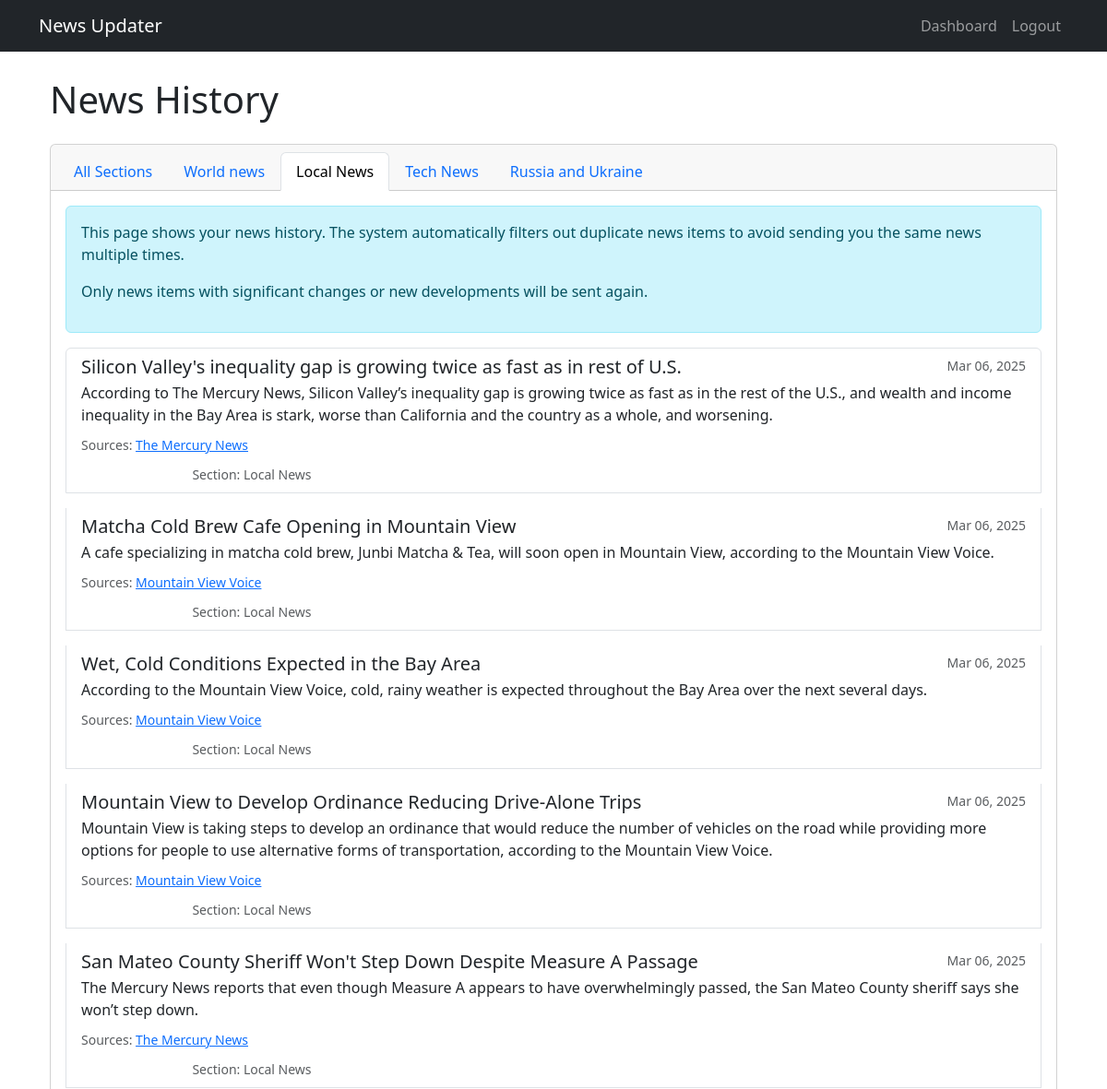
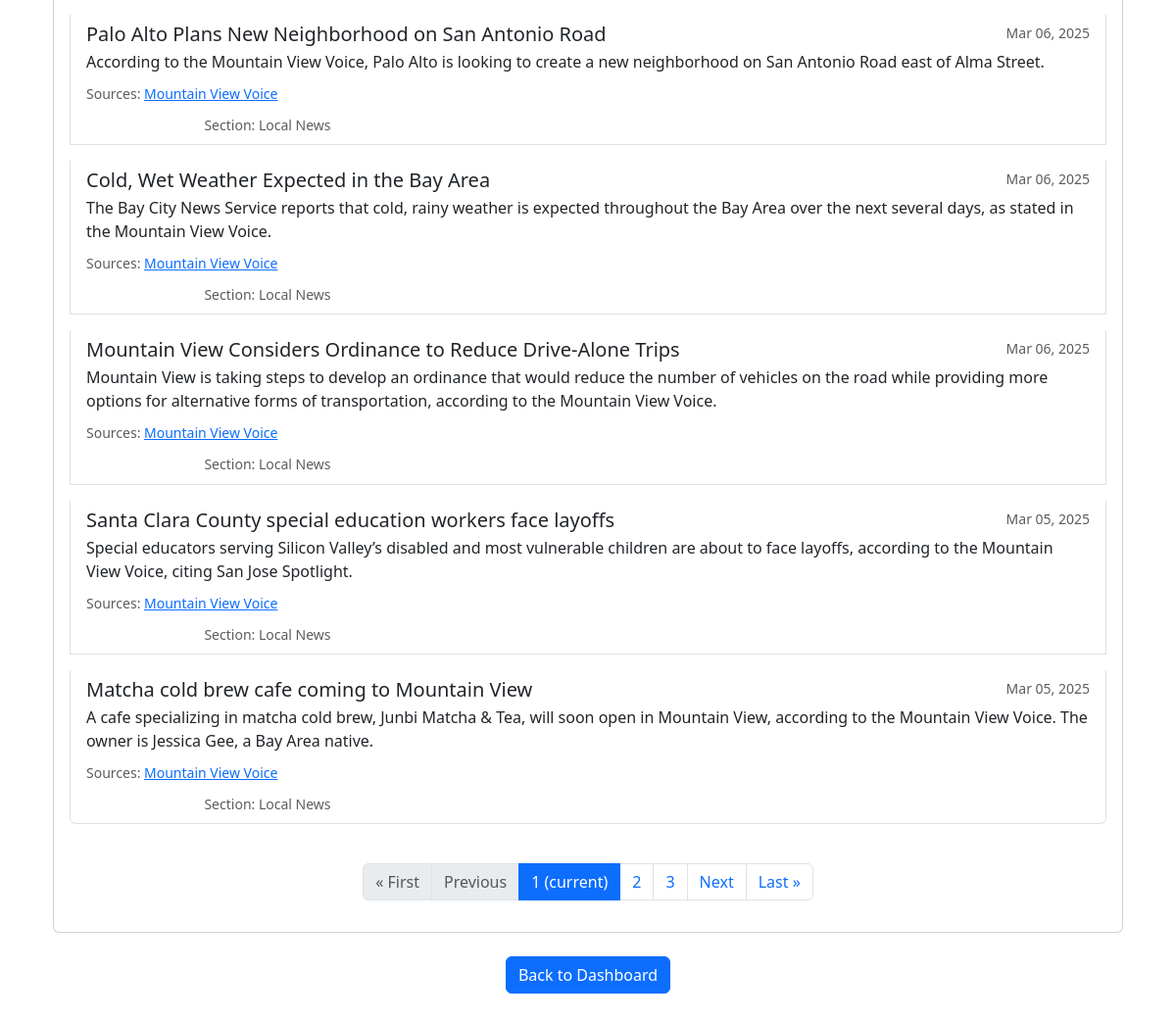
Page /news-history/2/ (signed in) on the committed database (2 pictures, top to bottom).
### news_app/models.py (models this page shows, shortened)
class NewsSection(models.Model):
    user_profile = models.ForeignKey(UserProfile, on_delete=models.CASCADE, related_name='news_sections')
    name = models.CharField(max_length=100)
    sources = models.TextField(help_text="Enter URLs separated by commas, newlines, or spaces")
    prompt = models.TextField(help_text="Instructions for prioritizing and summarizing news")
    created_at = models.DateTimeField(auto_now_add=True)

class NewsItem(models.Model):
    user_profile = models.ForeignKey(UserProfile, on_delete=models.CASCADE, related_name='news_items')
    news_section = models.ForeignKey(NewsSection, on_delete=models.CASCADE, related_name='news_items')
    headline = models.CharField(max_length=255)
    details = models.TextField()
    sources = models.TextField()  # Stored as JSON
    confidence = models.CharField(max_length=10, default='medium')
    created_at = models.DateTimeField(auto_now_add=True)

### news_app/views.py (the view)
# urls.py: path('news-history/', views.news_history, name='news_history'),
@login_required
def news_history(request, section_id=None):
    user_profile = request.user.profile
    if not user_profile.email_verified:
        messages.warning(request, 'Please verify your email first.')
        return redirect('verify_email')
    news_sections = NewsSection.objects.filter(user_profile=user_profile)
    if not news_sections.exists():
        messages.warning(request, 'Please add at least one news section first.')
        return redirect('dashboard')
    if section_id:
        section = get_object_or_404(NewsSection, id=section_id, user_profile=user_profile)
        news_items = NewsItem.objects.filter(user_profile=user_profile, news_section=section)
        current_section = section
    else:
        news_items = NewsItem.objects.filter(user_profile=user_profile)
        current_section = None
    news_items = news_items.order_by('-created_at')
    paginator = Paginator(news_items, 10)  # Show 10 items per page
    page_number = request.GET.get('page')
    page_obj = paginator.get_page(page_number)
    for item in page_obj:
        try:
            item.sources_list = json.loads(item.sources)
        except:
            item.sources_list = []
    return render(request, 'news_app/news_history.html', {
        'page_obj': page_obj,
        'news_sections': news_sections,
        'current_section': current_section,
    })

### templates/news_app/news_history.html (shortened to what this page needs)
{% extends 'base.html' %}
{% block content %}
<div class="container mt-4">
    <h1 class="mb-4">News History</h1>
    <div class="row mb-4">
        <div class="col-md-12">
            <div class="card">
                <div class="card-header">
                    <ul class="nav nav-tabs card-header-tabs">
                        <li class="nav-item">
                            <a class="nav-link {% if not current_section %}active{% endif %}" href="{% url 'news_history' %}">All Sections</a>
                        </li>
                        {% for section in news_sections %}
                        <li class="nav-item">
                            <a class="nav-link {% if current_section.id == section.id %}active{% endif %}" href="{% url 'news_history_section' section.id %}">{{ section.name }}</a>
                        </li>
                        {% endfor %}
                    </ul>
                </div>
                <div class="card-body">
                    {% if page_obj %}
                        <div class="alert alert-info">
                            <p>This page shows your news history. The system automatically filters out duplicate news items to avoid sending you the same news multiple times.</p>
                            <p>Only news items with significant changes or new developments will be sent again.</p>
                        </div>
                        <div class="list-group">
                            {% for item in page_obj %}
                                <div class="list-group-item mb-3">
                                    <div class="d-flex w-100 justify-content-between">
                                        <h5 class="mb-1">{{ item.headline }}</h5>
                                        <small class="text-muted">{{ item.created_at|date:"M d, Y" }}</small>
                                    </div>
                                    <p class="mb-1">{{ item.details }}</p>
                                    {% if item.sources_list %}
                                        <div class="mt-2">
                                            <small class="text-muted">Sources:
                                                {% for source in item.sources_list %}
                                                    <a href="{{ source.url }}" target="_blank" class="mr-2">{{ source.title }}</a>
                                                {% endfor %}
                                            </small>
                                        </div>
                                    {% endif %}
                                    <div class="mt-2">
                                        <span class="badge
                                            {% if item.confidence == 'high' %}badge-success
                                            {% elif item.confidence == 'medium' %}badge-warning
                                            {% elif item.confidence == 'low' %}badge-danger
                                            {% else %}badge-secondary{% endif %}">
                                        </span>
                                        <small class="text-muted ml-2">Section: {{ item.news_section.name }}</small>
                                    </div>
                                </div>
                            {% endfor %}
                        </div>
                        {% if page_obj.has_other_pages %}
                            <nav aria-label="Page navigation" class="mt-4">
                                <ul class="pagination justify-content-center">
                                    {% if page_obj.has_previous %}
                                        <li class="page-item">
                                            <a class="page-link" href="?page=1">&laquo; First</a>
                                        </li>
                                        <li class="page-item">
                                            <a class="page-link" href="?page={{ page_obj.previous_page_number }}">Previous</a>
                                        </li>
                                    {% else %}
                                        <li class="page-item disabled">
                                            <span class="page-link">&laquo; First</span>
                                        </li>
                                        <li class="page-item disabled">
                                            <span class="page-link">Previous</span>
                                        </li>
                                    {% endif %}
                                    {% for num in page_obj.paginator.page_range %}
                                        {% if page_obj.number == num %}
                                            <li class="page-item active">
                                                <span class="page-link">{{ num }} <span class="sr-only">(current)</span></span>
                                            </li>
                                        {% elif num > page_obj.number|add:'-3' and num < page_obj.number|add:'3' %}
                                            <li class="page-item">
                                                <a class="page-link" href="?page={{ num }}">{{ num }}</a>
                                            </li>
                                        {% endif %}
                                    {% endfor %}
                                    {% if page_obj.has_next %}
                                        <li class="page-item">
                                            <a class="page-link" href="?page={{ page_obj.next_page_number }}">Next</a>
                                        </li>
                                        <li class="page-item">
                                            <a class="page-link" href="?page={{ page_obj.paginator.num_pages }}">Last &raquo;</a>
                                        </li>
                                    {% endif %}
                                </ul>
                            </nav>
                        {% endif %}
                    {% else %}
                        <div class="alert alert-warning">
                            <p>No news items found. News items will appear here after you receive your first news update.</p>
                            <p>You can trigger a news update by clicking the "Send Now" button on the dashboard.</p>
                        </div>
                    {% endif %}
                </div>
            </div>
        </div>
    </div>
    <div class="text-center mb-4">
        <a href="{% url 'dashboard' %}" class="btn btn-primary">Back to Dashboard</a>
    </div>
</div>
{% endblock %}

### templates/base.html (style rules this page uses)
body { padding-top: 60px; padding-bottom: 40px; }

### rows in the picture
NewsSection: name "World news"
NewsSection: name "Local News"
NewsSection: name "Tech News"
NewsSection: name "Russia and Ukraine"
NewsItem: headline "Silicon Valley's inequality gap is growing twice as fast as in rest of U.S.", created_at "Mar 06, 2025", details "According to The Mercury News, Silicon Valley’s inequality gap is growing twice as fast as in the rest of the U.S., and wealth and income inequality in the Bay Area is stark, worse than California and the country as a whole, and worsening.", title "The Mercury News", news_section.name "Local News"
NewsItem: headline "Matcha Cold Brew Cafe Opening in Mountain View", created_at "Mar 06, 2025", details "A cafe specializing in matcha cold brew, Junbi Matcha & Tea, will soon open in Mountain View, according to the Mountain View Voice.", title "Mountain View Voice", news_section.name "Local News"
NewsItem: headline "Wet, Cold Conditions Expected in the Bay Area", created_at "Mar 06, 2025", details "According to the Mountain View Voice, cold, rainy weather is expected throughout the Bay Area over the next several days.", title "Mountain View Voice", news_section.name "Local News"
NewsItem: headline "Mountain View to Develop Ordinance Reducing Drive-Alone Trips", created_at "Mar 06, 2025", details "Mountain View is taking steps to develop an ordinance that would reduce the number of vehicles on the road while providing more options for people to use alternative forms of transportation, according to the Mountain View Voice.", title "Mountain View Voice", news_section.name "Local News"
NewsItem: headline "San Mateo County Sheriff Won't Step Down Despite Measure A Passage", created_at "Mar 06, 2025", details "The Mercury News reports that even though Measure A appears to have overwhelmingly passed, the San Mateo County sheriff says she won’t step down.", title "The Mercury News", news_section.name "Local News"
NewsItem: headline "Palo Alto Plans New Neighborhood on San Antonio Road", created_at "Mar 06, 2025", details "According to the Mountain View Voice, Palo Alto is looking to create a new neighborhood on San Antonio Road east of Alma Street.", title "Mountain View Voice", news_section.name "Local News"
NewsItem: headline "Cold, Wet Weather Expected in the Bay Area", created_at "Mar 06, 2025", details "The Bay City News Service reports that cold, rainy weather is expected throughout the Bay Area over the next several days, as stated in the Mountain View Voice.", title "Mountain View Voice", news_section.name "Local News"
NewsItem: headline "Mountain View Considers Ordinance to Reduce Drive-Alone Trips", created_at "Mar 06, 2025", details "Mountain View is taking steps to develop an ordinance that would reduce the number of vehicles on the road while providing more options for alternative forms of transportation, according to the Mountain View Voice.", title "Mountain View Voice", news_section.name "Local News"
NewsItem: headline "Santa Clara County special education workers face layoffs", created_at "Mar 05, 2025", details "Special educators serving Silicon Valley’s disabled and most vulnerable children are about to face layoffs, according to the Mountain View Voice, citing San Jose Spotlight.", title "Mountain View Voice", news_section.name "Local News"
NewsItem: headline "Matcha cold brew cafe coming to Mountain View", created_at "Mar 05, 2025", details "A cafe specializing in matcha cold brew, Junbi Matcha & Tea, will soon open in Mountain View, according to the Mountain View Voice. The owner is Jessica Gee, a Bay Area native.", title "Mountain View Voice", news_section.name "Local News"

### other values in the picture
{{ num }} "1"
{{ num }} "2" "3"
